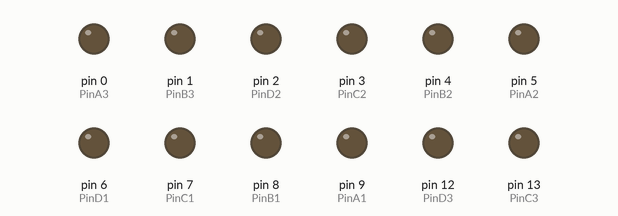
The sketch below on a simulated Arduino Uno, built with avr-gcc and run on an emulated ATmega328P. On the bench: output pins drawn as LEDs (lit = HIGH).

Above: at 0.1 s.
At 2.7 s:
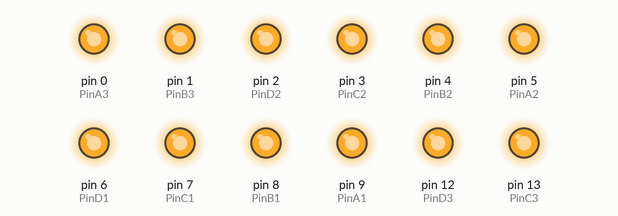
Timing chart, 0 to 3.0 s (numbered marks = the images above):
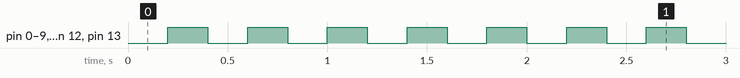

Measured:
- by itself, pin 0 (PinA3), pin 1 (PinB3), pin 2 (PinD2), pin 3 (PinC2), pin 4 (PinB2), pin 5 (PinA2), pin 6 (PinD1), pin 7 (PinC1), pin 8 (PinB1), pin 9 (PinA1), pin 12 (PinD3), pin 13 (PinC3): alternates HIGH for 0.20 s and LOW for 0.20 s

The sketch:

nixie.ino.ino
```cpp
#define PinA1 9
#define PinB1 8
#define PinC1 7
#define PinD1 6

#define PinA2 5
#define PinB2 4
#define PinC2 3
#define PinD2 2

#define PinA3 0
#define PinB3 1
#define PinC3 13
#define PinD3 12

int digits [11][4] {
  {0,0,0,0},
  {0,0,0,1},
  {0,0,1,0},
  {0,0,1,1},
  {0,1,0,0},
  {0,1,0,1},
  {0,1,1,0},
  {0,1,1,1},
  {1,0,0,0},
  {1,0,0,1},
  {1,0,1,1}
};


void setup() {
  pinMode(PinA1, OUTPUT);
  pinMode(PinB1, OUTPUT);
  pinMode(PinC1, OUTPUT);
  pinMode(PinD1, OUTPUT);

  pinMode(PinA2, OUTPUT);
  pinMode(PinB2, OUTPUT);
  pinMode(PinC2, OUTPUT);
  pinMode(PinD2, OUTPUT);

  pinMode(PinA3, OUTPUT);
  pinMode(PinB3, OUTPUT);
  pinMode(PinC3, OUTPUT);
  pinMode(PinD3, OUTPUT);

  digitalWrite(PinA1, 0);
  digitalWrite(PinB1, 0);
  digitalWrite(PinC1, 0);
  digitalWrite(PinD1, 0);

  digitalWrite(PinA2, 0);
  digitalWrite(PinB2, 0);
  digitalWrite(PinC2, 0);
  digitalWrite(PinD2, 0);

  digitalWrite(PinA3, 0);
  digitalWrite(PinB3, 0);
  digitalWrite(PinC3, 0);
  digitalWrite(PinD3, 0);

}

void loop() {

  digitalWrite(PinA1, 0);
  digitalWrite(PinB1, 0);
  digitalWrite(PinC1, 0);
  digitalWrite(PinD1, 0);

  digitalWrite(PinA2, 0);
  digitalWrite(PinB2, 0);
  digitalWrite(PinC2, 0);
  digitalWrite(PinD2, 0);

  digitalWrite(PinA3, 0);
  digitalWrite(PinB3, 0);
  digitalWrite(PinC3, 0);
  digitalWrite(PinD3, 0);

  delay(200);

  digitalWrite(PinA1, 1);
  digitalWrite(PinB1, 1);
  digitalWrite(PinC1, 1);
  digitalWrite(PinD1, 1);

  digitalWrite(PinA2, 1);
  digitalWrite(PinB2, 1);
  digitalWrite(PinC2, 1);
  digitalWrite(PinD2, 1);

  digitalWrite(PinA3, 1);
  digitalWrite(PinB3, 1);
  digitalWrite(PinC3, 1);
  digitalWrite(PinD3, 1);

  delay(200);

  /*for(int x=0; x<3; x++) {
    digitalWrite(A3, digits[x][3]);
    digitalWrite(B3, digits[x][2]);
    digitalWrite(C3, digits[x][1]);
    digitalWrite(D3, digits[x][0]);

    for(int y=0; y<10; y++) {
      digitalWrite(A2, digits[y][3]);
      digitalWrite(B2, digits[y][2]);
      digitalWrite(C2, digits[y][1]);
      digitalWrite(D2, digits[y][0]);

      for(int z=0; z<10; z++) {
        digitalWrite(PinA1, digits[z][3]);
        digitalWrite(B1, digits[z][2]);
        digitalWrite(C1, digits[z][1]);
        digitalWrite(D1, digits[z][0]);
        delay(500);
      }
    }
  }*/
}
```
